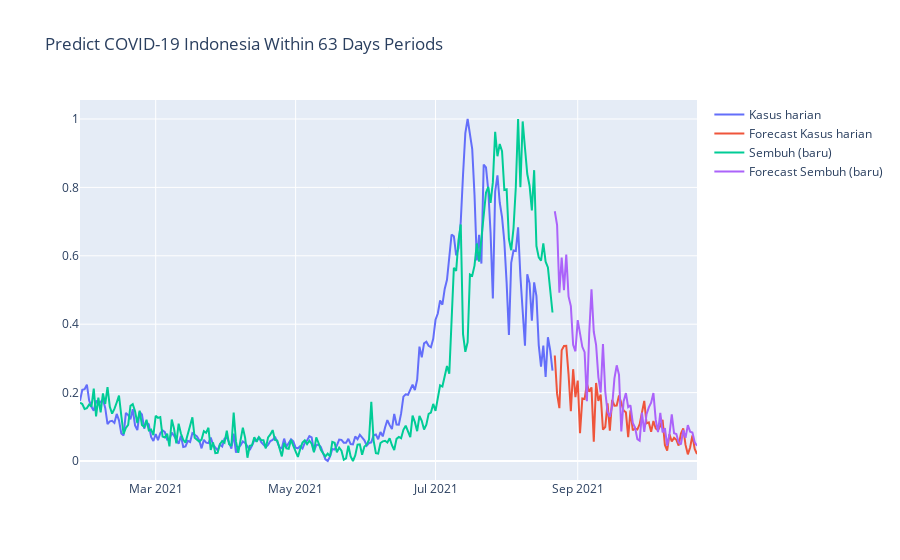

The code cell stored with this chart in its notebook:
### Code cell
line_stat = []

for x in range(0, 2):
    line_stat.append(go.Scatter(x=df_timeseries.tanggal, y=series[variable[x]], name=variable[x], mode='lines'))
    line_stat.append(go.Scatter(x=dates, y=prediction[variable[x]], name=f'Forecast {variable[x]}', mode='lines'))

fig = go.Figure(data=line_stat)
fig.update_layout(title_text=f"Predict COVID-19 Indonesia Within {min_case} Days Periods")
fig.show()
